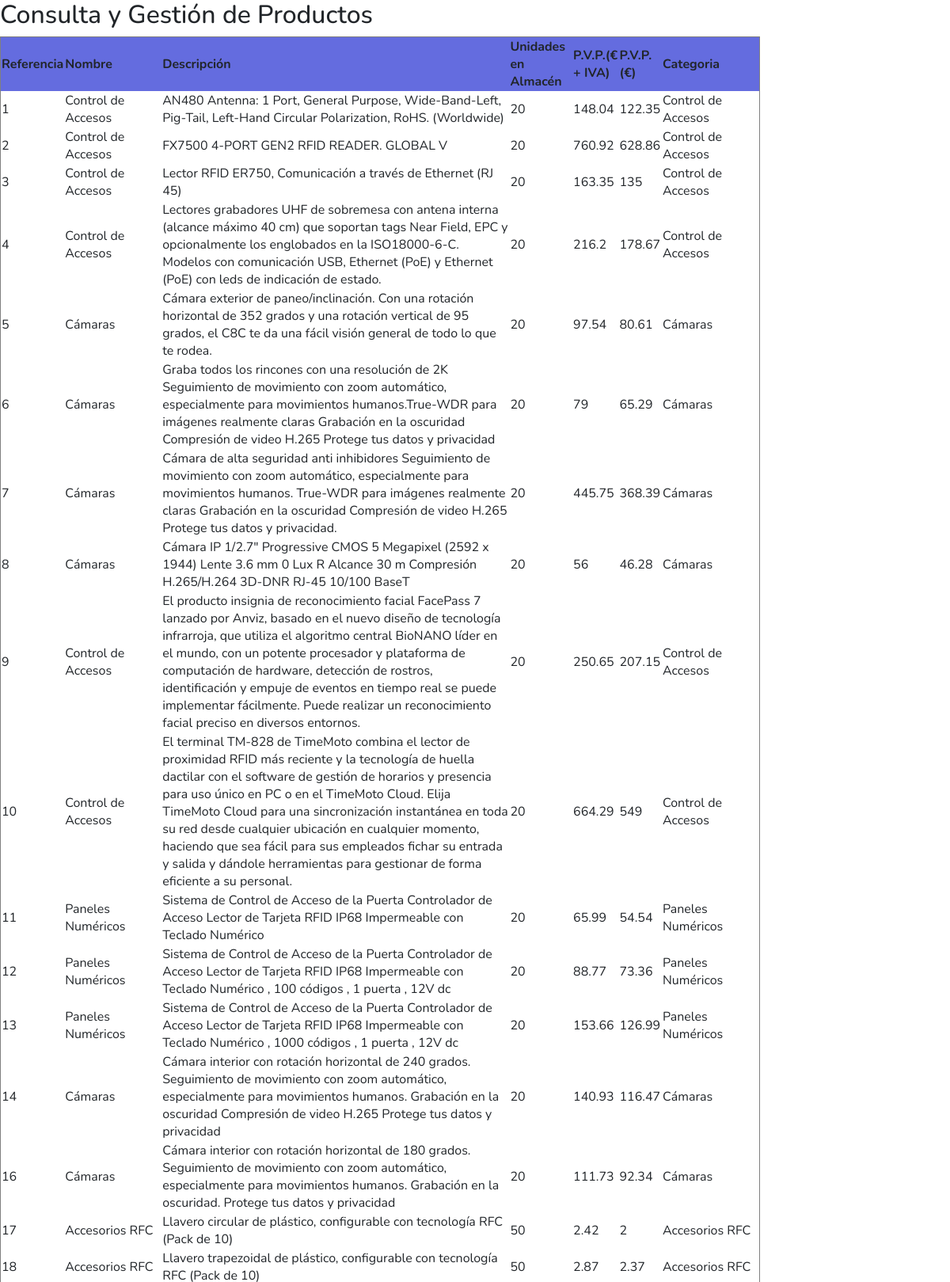
Screenshot of /content/CPanel/consulta_productos.php (upper part) with the database file from the repository.
### tables this page shows
CREATE TABLE `productos` (
  `idProductos` int(11) NOT NULL,
  `nombre` varchar(45) NOT NULL,
  `descripcion` varchar(1500) NOT NULL,
  `stock` int(11) NOT NULL,
  `precioIVA` float NOT NULL,
  `precioNoIVA` float NOT NULL,
  `idCategoria` int(11) NOT NULL
);

CREATE TABLE `categorias` (
  `idCategoria` int(11) NOT NULL,
  `nombre` varchar(45) DEFAULT NULL
);

### content/CPanel/consulta_productos.php (the view, shortened to what this page needs)
<?php
    $far="../../";
    include $far.'php/comun/head.php';
?>
<!DOCTYPE html>
<html>
    <head>
        <link rel ="stylesheet" href="/style/style.css"/>
    </head>
    <body <?php if($trabajador){echo "class='admin_body' id='body-pd'";}?>>
        <h2>Consulta y Gestión de Productos</h2>
        <table border= "1" style="width: 80%;">
            <thead>
                <tr style="background-color: #646CDF;">
                    <th>Referencia</th>
                    <th>Nombre</th>
                    <th>Descripción</th>
                    <th>Unidades en Almacén</th>
                    <th>P.V.P.(€ + IVA)</th>
                    <th>P.V.P.(€)</th>
                    <th>Categoria</th>
                </tr>
            </thead>
            <tbody>
                <?php
                    $consulta = "SELECT idProductos, productos.nombre, descripcion, stock, precioIVA, precioNoIVA, categorias.nombre
                    FROM productos, categorias
                    WHERE categorias.idCategoria like productos.idCategoria";
                    $res = mysqli_query($conn, $consulta);
                    while ($row = mysqli_fetch_array($res)) {
                        echo '<tr>';
                        echo '<td>' . $row['idProductos'] . '</td>';
                        echo '<td>' . $row['nombre'] . '</td>';
                        echo '<td>' . $row['descripcion'] . '</td>';
                        echo '<td>' . $row['stock'] . '</td>';
                        echo '<td>' . $row['precioIVA'] . '</td>';
                        echo '<td>' . $row['precioNoIVA'] . '</td>';
                        echo '<td>' . $row[6] . '</td>';
                        echo '</tr>';
                    }
                ?>
            </tbody>
        </table>
        <br>
    </body>
</html>

### php/comun/head.php (shortened to what this page needs)
<head>
    <link rel ="stylesheet" href="/style/style.css"/>
    <link href="https://cdn.jsdelivr.net/npm/boxicons@latest/css/boxicons.min.css" rel="stylesheet">
    <link href="https://cdn.jsdelivr.net/npm/bootstrap@5.1.3/dist/css/bootstrap.min.css" rel="stylesheet">
    <link rel="stylesheet" href="https://cdnjs.cloudflare.com/ajax/libs/OwlCarousel2/2.3.4/assets/owl.carousel.min.css" />
    <link rel="stylesheet" href="https://cdnjs.cloudflare.com/ajax/libs/OwlCarousel2/2.3.4/assets/owl.theme.default.min.css" />
</head>
<?php
    $trabajador = false;
?>

### style/style.css (style rules this page uses)
:root { --header-height: 3rem; --nav-width: 68px; --first-color: #646CDF; --first-color-light: #AFA5D9; --white-color: #F7F6FB; --body-font: 'Nunito', sans-serif; --normal-font-size: 1rem; --z-fixed: 100 }
* { font-family: var(--body-font); }

### rows the page displays
productos: idProductos "1", idCategoria.nombre "Control de Accesos", descripcion "AN480 Antenna: 1 Port, General Purpose, Wide-Band-Left, Pig-Tail, Left-Hand Circular Polarization, RoHS. (Worldwide)", stock "20", precioIVA "148.04", precioNoIVA "122.35"
productos: idProductos "2", idCategoria.nombre "Control de Accesos", descripcion "FX7500 4-PORT GEN2 RFID READER. GLOBAL V", stock "20", precioIVA "760.92", precioNoIVA "628.86"
productos: idProductos "3", idCategoria.nombre "Control de Accesos", descripcion "Lector RFID ER750, Comunicación a través de Ethernet (RJ 45)", stock "20", precioIVA "163.35", precioNoIVA "135"
productos: idProductos "4", idCategoria.nombre "Control de Accesos", descripcion "Lectores grabadores UHF de sobremesa con antena interna (alcance máximo 40 cm) que soportan tags Near Field, EPC y opcionalmente los englobados en la ISO18000-6-C. Modelos con comunicación USB, Ethernet (PoE) y Ethernet (PoE) con leds de indicación de estado.", stock "20", precioIVA "216.2", precioNoIVA "178.67"
productos: idProductos "5", idCategoria.nombre "Cámaras", descripcion "Cámara exterior de paneo/inclinación. Con una rotación horizontal de 352 grados y una rotación vertical de 95 grados, el C8C te da una fácil visión general de todo lo que te rodea.", stock "20", precioIVA "97.54", precioNoIVA "80.61"
productos: idProductos "6", idCategoria.nombre "Cámaras", descripcion "Graba todos los rincones con una resolución de 2K Seguimiento de movimiento con zoom automático, especialmente para movimientos humanos.True-WDR para imágenes realmente claras Grabación en la oscuridad Compresión de video H.265 Protege tus datos y privacidad", stock "20", precioIVA "79", precioNoIVA "65.29"
productos: idProductos "7", idCategoria.nombre "Cámaras", descripcion "Cámara de alta seguridad anti inhibidores Seguimiento de movimiento con zoom automático, especialmente para movimientos humanos. True-WDR para imágenes realmente claras Grabación en la oscuridad Compresión de video H.265 Protege tus datos y privacidad.", stock "20", precioIVA "445.75", precioNoIVA "368.39"
productos: idProductos "8", idCategoria.nombre "Cámaras", descripcion "Cámara IP 1/2.7\" Progressive CMOS 5 Megapixel (2592 x 1944) Lente 3.6 mm 0 Lux R Alcance 30 m Compresión H.265/H.264 3D-DNR RJ-45 10/100 BaseT", stock "20", precioIVA "56", precioNoIVA "46.28"
productos: idProductos "9", idCategoria.nombre "Control de Accesos", descripcion "El producto insignia de reconocimiento facial FacePass 7 lanzado por Anviz, basado en el nuevo diseño de tecnología infrarroja, que utiliza el algoritmo central BioNANO líder en el mundo, con un potente procesador y plataforma de computación de hardware, detección de rostros, identificación y empuje de eventos en tiempo real se puede implementar fácilmente. Puede realizar un reconocimiento facial preciso en diversos entornos.", stock "20", precioIVA "250.65", precioNoIVA "207.15"
productos: idProductos "10", idCategoria.nombre "Control de Accesos", descripcion "El terminal TM-828 de TimeMoto combina el lector de proximidad RFID más reciente y la tecnología de huella dactilar con el software de gestión de horarios y presencia para uso único en PC o en el TimeMoto Cloud. Elija TimeMoto Cloud para una sincronización instantánea en toda su red desde cualquier ubicación en cualquier momento, haciendo que sea fácil para sus empleados fichar su entrada y salida y dándole herramientas para gestionar de forma eficiente a su personal.", stock "20", precioIVA "664.29", precioNoIVA "549"
productos: idProductos "11", idCategoria.nombre "Paneles Numéricos", descripcion "Sistema de Control de Acceso de la Puerta Controlador de Acceso Lector de Tarjeta RFID IP68 Impermeable con Teclado Numérico", stock "20", precioIVA "65.99", precioNoIVA "54.54"
productos: idProductos "12", idCategoria.nombre "Paneles Numéricos", descripcion "Sistema de Control de Acceso de la Puerta Controlador de Acceso Lector de Tarjeta RFID IP68 Impermeable con Teclado Numérico , 100 códigos , 1 puerta , 12V dc", stock "20", precioIVA "88.77", precioNoIVA "73.36"
productos: idProductos "13", idCategoria.nombre "Paneles Numéricos", descripcion "Sistema de Control de Acceso de la Puerta Controlador de Acceso Lector de Tarjeta RFID IP68 Impermeable con Teclado Numérico , 1000 códigos , 1 puerta , 12V dc", stock "20", precioIVA "153.66", precioNoIVA "126.99"
productos: idProductos "14", idCategoria.nombre "Cámaras", descripcion "Cámara interior con rotación horizontal de 240 grados. Seguimiento de movimiento con zoom automático, especialmente para movimientos humanos. Grabación en la oscuridad Compresión de video H.265 Protege tus datos y privacidad", stock "20", precioIVA "140.93", precioNoIVA "116.47"
productos: idProductos "16", idCategoria.nombre "Cámaras", descripcion "Cámara interior con rotación horizontal de 180 grados. Seguimiento de movimiento con zoom automático, especialmente para movimientos humanos. Grabación en la oscuridad. Protege tus datos y privacidad", stock "20", precioIVA "111.73", precioNoIVA "92.34"
productos: idProductos "17", idCategoria.nombre "Accesorios RFC", descripcion "Llavero circular de plástico, configurable con tecnología RFC (Pack de 10)", stock "50", precioIVA "2.42", precioNoIVA "2"
productos: idProductos "18", idCategoria.nombre "Accesorios RFC", stock "50", precioIVA "2.87", precioNoIVA "2.37"
